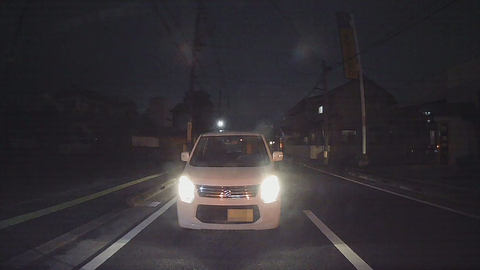
#> input picture photos/3.jpg, 480 x 270 px, found by its file name
$ python stretchByRGB.py
#> lines starting #> are read from the running program, lines starting #| are printed output that depends on the picture
from PIL import Image
import matplotlib.pyplot as plt
import numpy as np
import cv2

def stretch_rgb(filename):
    # Load the image
#> called with filename = 'photos/3.jpg'
    img = Image.open(filename)
#> img is the input picture: PIL image 480x270 RGB; mean R, G, B 51, 46.9, 51.3
    img_np = np.array(img).astype('float32') / 255.0  # Convert to float32 and scale to 0-1

    # Perform histogram equalization on each channel
    for i in range(3):
        img_np[:,:,i] = cv2.equalizeHist((img_np[:,:,i] * 255).astype('uint8')) / 255.0
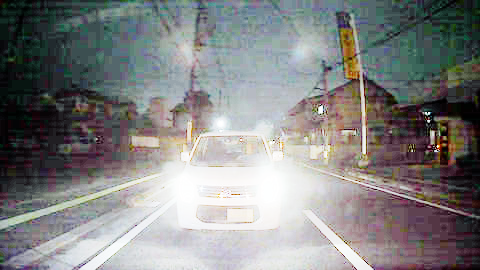
#> img_np: shape (270, 480, 3) float32; mean R, G, B 0.512, 0.514, 0.512

    # Convert back to uint8 and scale to 0-255
    img = Image.fromarray(np.round(img_np * 255).astype('uint8'))

    img.save("photos/3_stretch_rgb.jpg")  # Save the modified image
    return img

def color_hist(filename):
#> called with filename = 'photos/3_stretch_rgb.jpg'
    img = np.asarray(Image.open(filename).convert("RGB")).reshape(-1,3)
    plt.hist(img, color=["red", "green", "blue"], bins=128)
    plt.show()
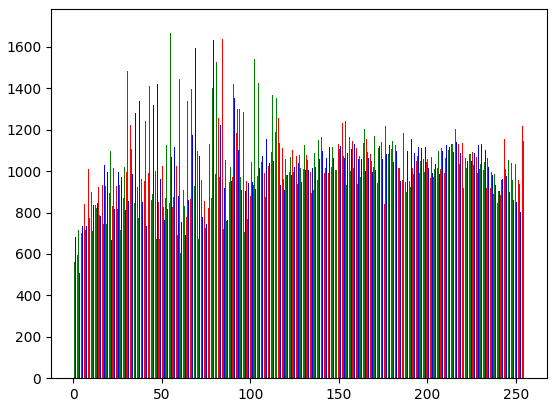
#> figure drawn by matplotlib, 1 panel; tallest bar 1636 high, from x = 83.87 to 84.4; tallest bar 1668 high, from x = 54.52 to 55.05; tallest bar 1700 high, from x = 80.95 to 81.48

stretch_rgb("photos/3.jpg")  # Stretch brightness in RGB
color_hist("photos/3_stretch_rgb.jpg")  # Show histogram of the modified image

$ run again, with photos/1.jpg copied over photos/3.jpg
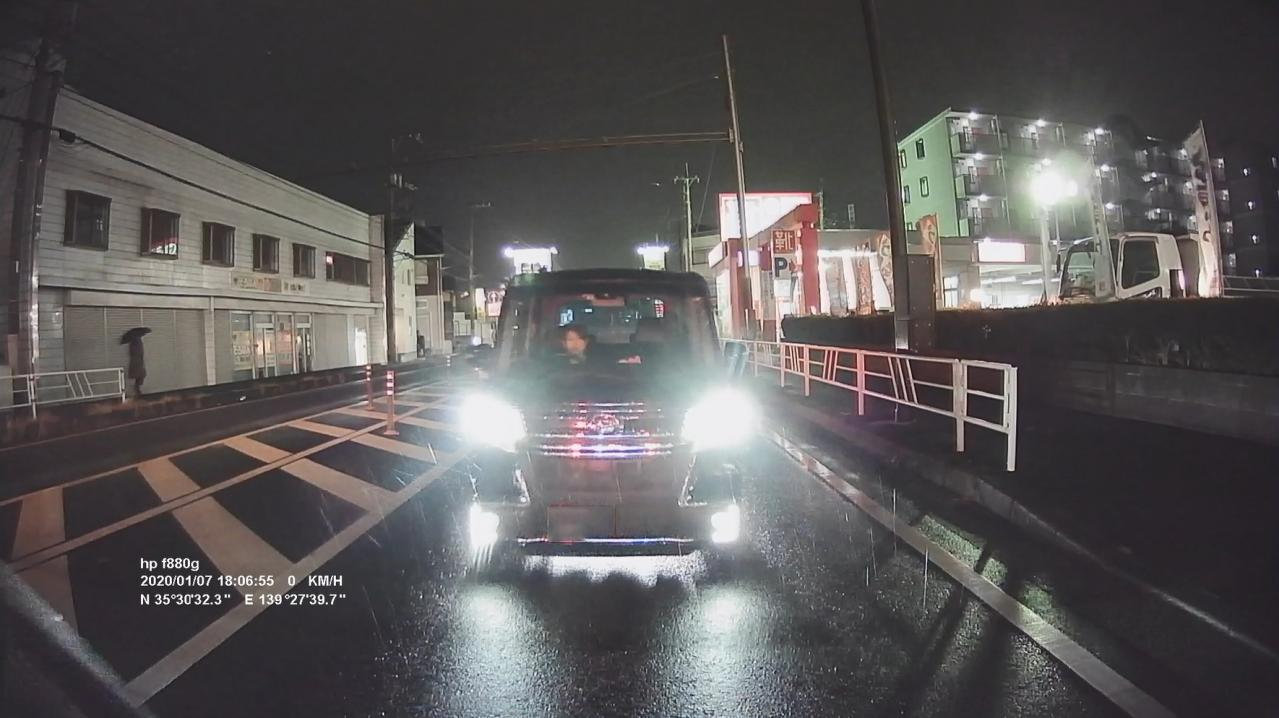
#> input picture photos/1.jpg, 1279 x 718 px, found by its file name
#> in stretch_rgb, img is the input picture: PIL image 1279x718 RGB; mean R, G, B 89.8, 87.1, 87.3
#> after the loop in stretch_rgb, `for i in range(3):`:
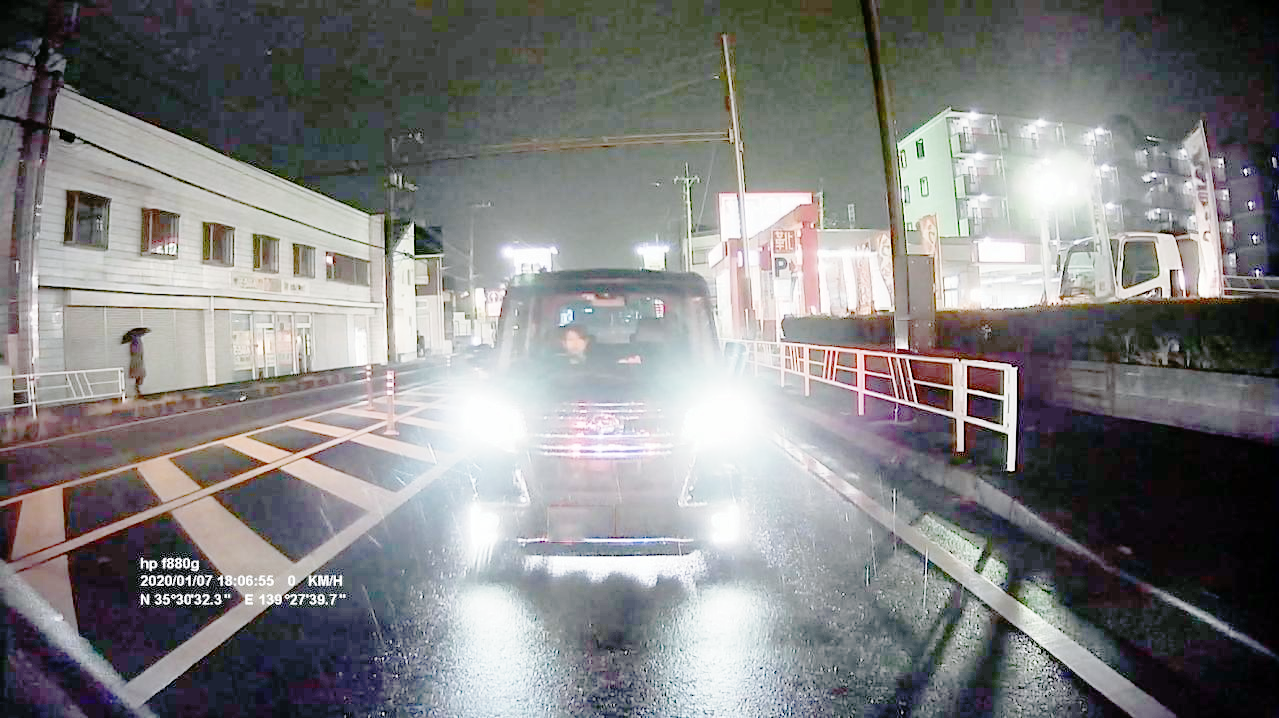
#> img_np: shape (718, 1279, 3) float32; mean R, G, B 0.506, 0.505, 0.507
#> in color_hist, `plt.show()`:
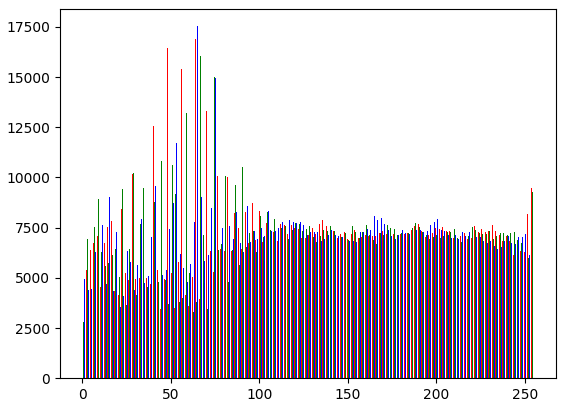
#> figure drawn by matplotlib, 1 panel; tallest bar 16892 high, from x = 63.95 to 64.48; tallest bar 16053 high, from x = 66.47 to 67; tallest bar 17537 high, from x = 65.01 to 65.54

$ run again, with photos/2.jpg copied over photos/3.jpg
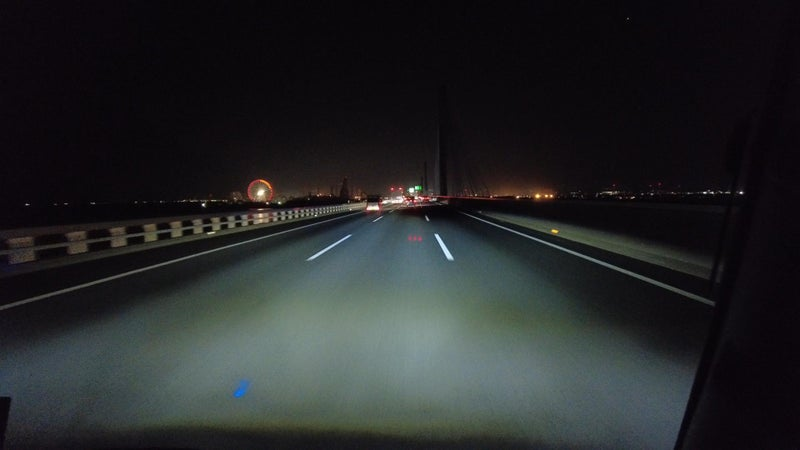
#> input picture photos/2.jpg, 800 x 450 px, found by its file name
#> in stretch_rgb, img is the input picture: PIL image 800x450 RGB; mean R, G, B 37.2, 39.4, 40.4
#> after the loop in stretch_rgb, `for i in range(3):`:
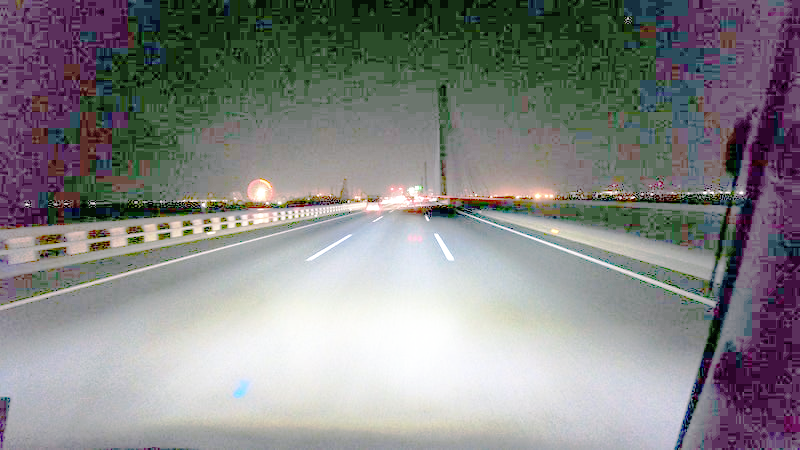
#> img_np: shape (450, 800, 3) float32; mean R, G, B 0.519, 0.521, 0.52
#> in color_hist, `plt.show()`:
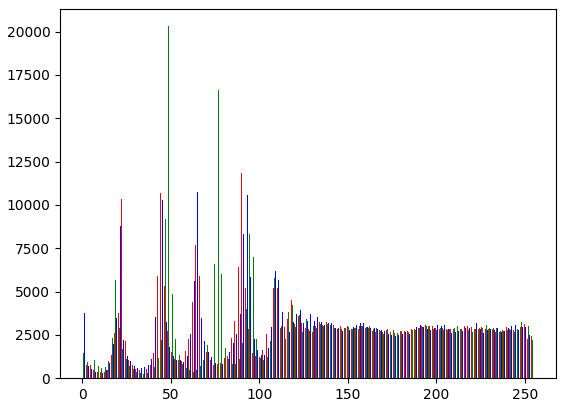
#> figure drawn by matplotlib, 1 panel; tallest bar 11839 high, from x = 89.85 to 90.38; tallest bar 20309 high, from x = 48.54 to 49.07; tallest bar 10721 high, from x = 65.01 to 65.54
